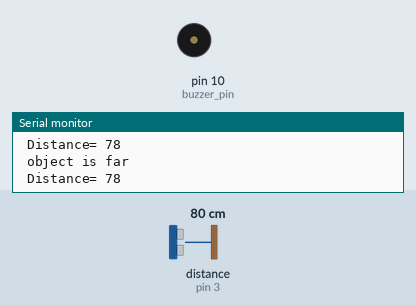
A sketch run on a simulated Arduino Uno, built with avr-gcc and run on an emulated ATmega328P. Parts: buzzer (waves = sounding, pin HIGH), the last lines printed to the serial monitor. Wiring (inferred from the names in the program): ultrasonic range finder: trigger pin 2; echo pin 3. Inputs (shaded band) come from the test bench; at power-on: distance to the obstacle (sensor on pin 3) 80 cm. The echo pulse lasts 58.3 µs per cm; pins used as bus, display or sensor lines are not drawn.

Above: at 1.3 s.
1.4 s: distance to the obstacle (sensor on pin 3) set to 13 cm
2.9 s: distance to the obstacle (sensor on pin 3) set to 10 cm
At 3.6 s:
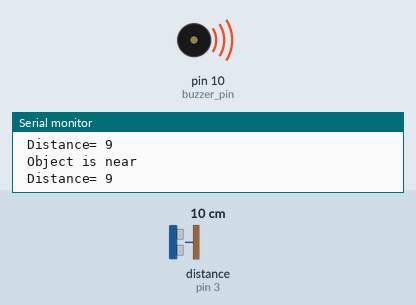
4.5 s: distance to the obstacle (sensor on pin 3) set to 18 cm
At 4.9 s:
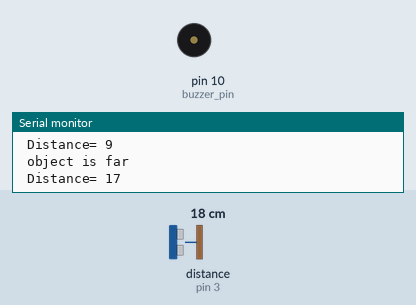
6.0 s: distance to the obstacle (sensor on pin 3) set to 2 cm
At 7.4 s:
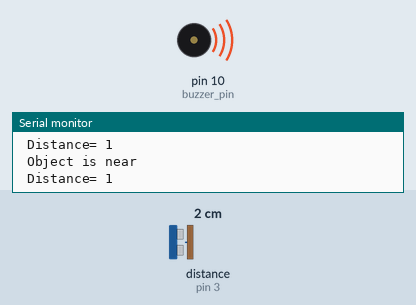
Timing chart, 0 to 8.5 s (numbered marks = the images above; inputs shaded):
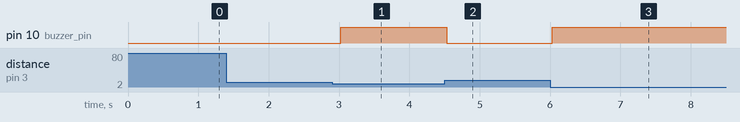

The sketch:

_blind_stick1.ino
```cpp
//Smart Stick for Blind People Using Arduino UNO and Ultrasonic Sensor

int trigger_pin = 2;
int echo_pin = 3;
int buzzer_pin = 10;
int time;
int distance;
void setup()
{
        Serial.begin (9600);
        pinMode (trigger_pin, OUTPUT);
        pinMode (echo_pin, INPUT);
        pinMode (buzzer_pin, OUTPUT);
}
void loop()
{
    digitalWrite (trigger_pin, HIGH);
    delayMicroseconds (10);
    digitalWrite (trigger_pin, LOW);
    time = pulseIn (echo_pin, HIGH);
    distance = (time * 0.034) / 2;

  if (distance <= 10)
        {
        Serial.println (" Object is near ");
        Serial.print (" Distance= ");
        Serial.println (distance);
        digitalWrite (buzzer_pin, HIGH);
        delay (500);
        }
  else {
        Serial.println (" object is far ");
        Serial.print (" Distance= ");
        Serial.println (distance);
        digitalWrite (buzzer_pin, LOW);
        delay (500);
       }
}
```

Measured:
- the behaviour switches between 12 and 11 cm on distance to the obstacle (sensor on pin 3) (found by bisection; images 0 and 1)
- after the input at 2.9 s, pin 10 (buzzer_pin): LOW → HIGH after 0.12 s
- after the input at 4.5 s, pin 10 (buzzer_pin): HIGH → LOW at once
- after the input at 6.0 s, pin 10 (buzzer_pin): LOW → HIGH at once
